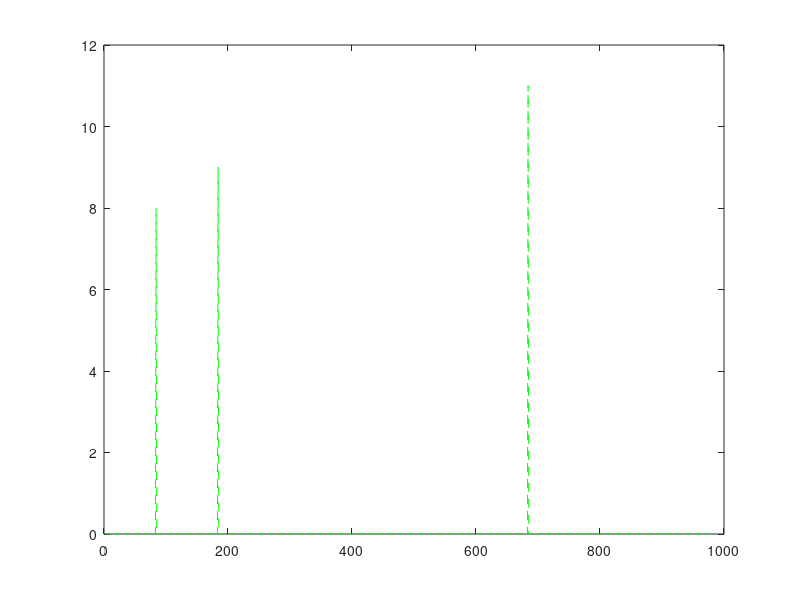
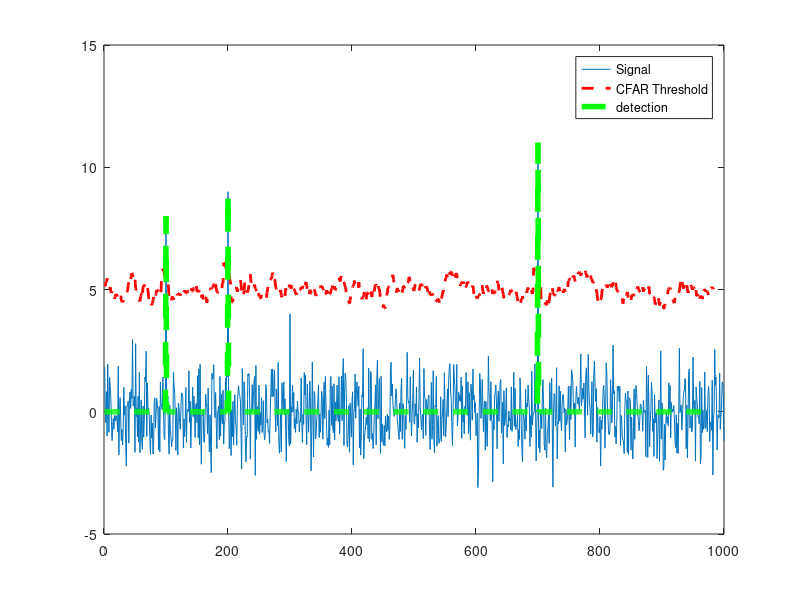

MATLAB code to generate these figures, in order:
% Implement 1D CFAR using lagging cells on the given noise and target scenario.

% Close and delete all currently open figures
close all;

% Data_points
Ns = 1000;

% Generate random noise
s=randn(Ns,1);

%Targets location. Assigning bin 100, 200, 300 and 700 as Targets with the amplitudes of 8, 9, 4, 11.
s([100 ,200, 300, 700])=[8 9 4 11];

%plot the output
plot(s);

% TODO: Apply CFAR to detect the targets by filtering the noise.

% 1. Define the following:
% 1a. Training Cells
T = 12;
% 1b. Guard Cells 
G = 4;

% Offset : Adding room above noise threshold for desired SNR 
offset=5;

% Vector to hold threshold values 
threshold_cfar = [];

%Vector to hold final signal after thresholding
signal_cfar = [];

% 2. Slide window across the signal length
for i = 1:(Ns-(G+T))     

    % 2. - 5. Determine the noise threshold by measuring it within the training cells
    noise_level = sum(s(i:i+T-1));
    threshold = (noise_level/T) + offset;
    threshold_cfar = [threshold_cfar, {threshold}];
    
    % 6. Measuring the signal within the CUT
    signal = s(i+T+G);

    % 8. Filter the signal above the threshold
    if (signal<threshold)
        signal=0;
    end
    signal_cfar = [signal_cfar, {signal}];
end

% plot the filtered signal
plot (cell2mat(signal_cfar),'g--');

% plot original sig, threshold and filtered signal within the same figure.
figure,plot(s);
hold on,plot(cell2mat(circshift(threshold_cfar,G)),'r--','LineWidth',2)
hold on, plot (cell2mat(circshift(signal_cfar,(T+G))),'g--','LineWidth',4);
legend('Signal','CFAR Threshold','detection')